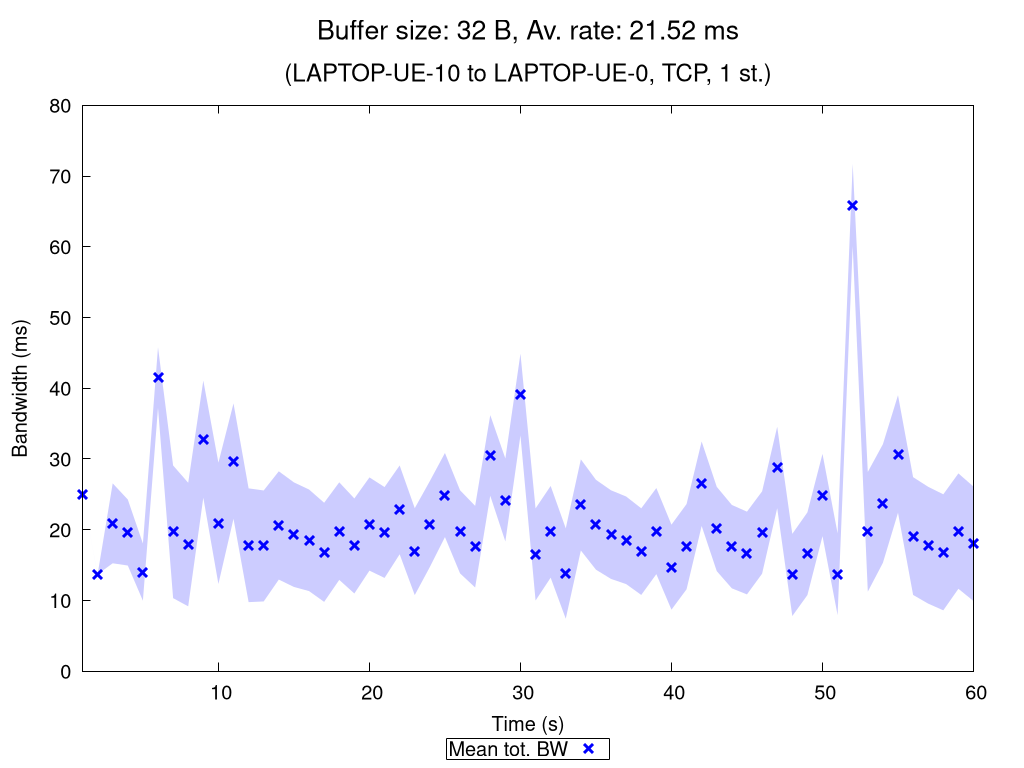

Reproduce this figure in gnuplot.
set terminal pngcairo nocrop enhanced size 1024,768 font "Verdana,15"
set output "TCP_1_st_2020_11_05_16-36-30_two2one_00032B.png"

set title "{/=20 Buffer size: 32 B, Av. rate: 21.52 ms}\n\n{/=18 (LAPTOP-UE-10 to LAPTOP-UE-0, TCP, 1 st.)}"

set xlabel "Time (s)"
set ylabel "Bandwidth (ms)"
set ytics nomirror
set key bmargin center horizontal box samplen 1 width -1
set bmargin 4.6
set rmargin 4.5

rf = 1.0  # rate factor
set style fill transparent solid 0.2 noborder
set autoscale xfix
plot "TCP_1_st_2020_11_05_16-36-30_two2one_00032B_iperf_processed.dat" using 1:($2/rf-$3/rf):($2/rf+$3/rf) with filledcurves lc rgb "blue" notitle, \
     "" using 1:($2/rf) with points pt 2 ps 1.5 lw 3 lc rgb "blue" title "Mean tot. BW", \
